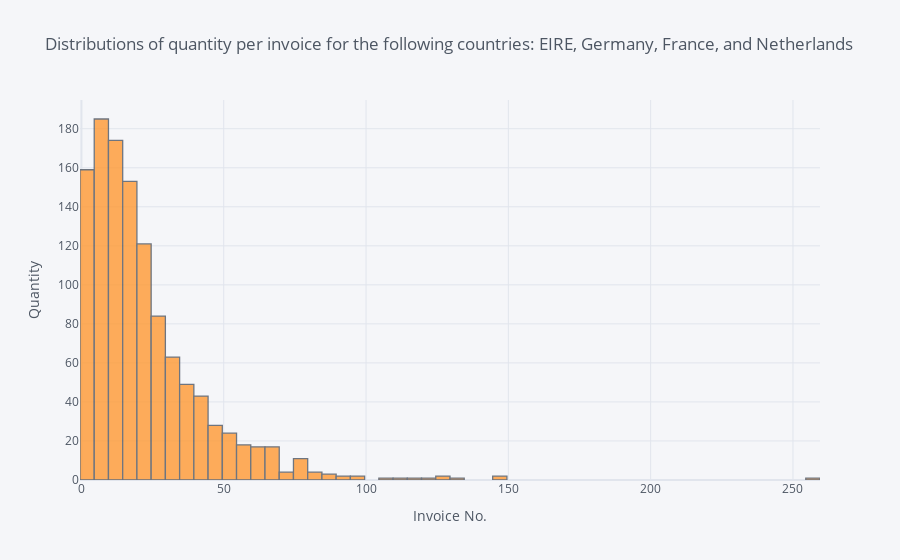

Notebook cell for this chart:
### Markdown cell above
## 4. Create a set of interactive histograms showing the distributions of quantity per invoice for the following countries: EIRE, Germany, France, and Netherlands.

### Code cell
data2 = data[(data['Country'].isin(['EIRE','Germany','France','Netherlands']))].groupby('InvoiceNo').Quantity.agg(np.size)
# data2.head()
data2.iplot(kind = 'hist',
     x='Invoice No.',
     y='Quantity',
     # Specify the category)
     xTitle='Invoice No.',
     yTitle='Quantity',
     title='Distributions of quantity per invoice for the following countries: EIRE, Germany, France, and Netherlands')

### Figure 1 — Plotly figure (JSON) as saved in the notebook; plotly's stock layout.template omitted (floating-point values rounded to 4 significant figures; data arrays with more than 128 entries replaced by an {"elided": "..."} marker saying what was removed)
{"data": [{"histfunc": "count", "histnorm": "", "marker": {"color": "rgba(255, 153, 51, 1.0)", "line": {"color": "#4D5663", "width": 1.3}}, "name": "Quantity", "opacity": 0.8, "orientation": "v", "type": "histogram", "x": {"elided": "1171 int values"}}], "layout": {"barmode": "overlay", "legend": {"bgcolor": "#F5F6F9", "font": {"color": "#4D5663"}}, "paper_bgcolor": "#F5F6F9", "plot_bgcolor": "#F5F6F9", "title": {"font": {"color": "#4D5663"}, "text": "Distributions of quantity per invoice for the following countries: EIRE, Germany, France, and Netherlands"}, "xaxis": {"gridcolor": "#E1E5ED", "showgrid": true, "tickfont": {"color": "#4D5663"}, "title": {"font": {"color": "#4D5663"}, "text": "Invoice No."}, "zerolinecolor": "#E1E5ED"}, "yaxis": {"gridcolor": "#E1E5ED", "showgrid": true, "tickfont": {"color": "#4D5663"}, "title": {"font": {"color": "#4D5663"}, "text": "Quantity"}, "zerolinecolor": "#E1E5ED"}}}
